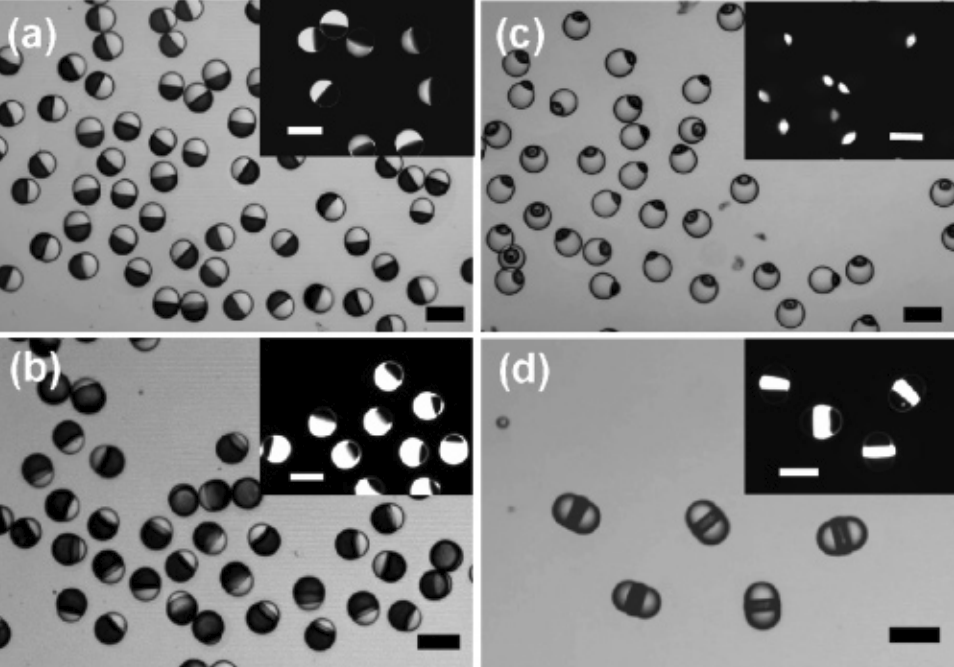
#> input picture 1.png, 954 x 667 px
$ python droplet_lap.py   (older library calls are emulated)
#> lines starting #> are read from the running program, lines starting #| are printed output that depends on the picture; after the words box and inside, x2 and y2 are one past the last pixel; in counts of white or black regions, pixels touching at a corner belong together
import cv2
from matplotlib import pyplot as plt
import numpy as np
import math

MIN_SIZE = 300
FONT = cv2.FONT_HERSHEY_SIMPLEX


def Seg(cont,canvas_size):
    for conti in cont:
        canvas = np.zeros(canvas_size, np.uint8)
        cv2.drawContours(canvas, [conti], 0, 255, cv2.FILLED)
        dist = cv2.distanceTransform(canvas, cv2.DIST_L2, 5)
        _, cores = cv2.threshold(dist, 0.8 * dist.max(), 255, cv2.THRESH_BINARY)
        cores = np.uint8(cores)

        # cv2.imshow('a', cores)
        # cv2.waitKey(0)

        _, cores_cont, _ = cv2.findContours(cores, cv2.RETR_EXTERNAL, cv2.CHAIN_APPROX_SIMPLE)
        cluster_num = len(cores_cont)
        M = cv2.moments(conti)
        centroid = (int(M['m10'] / M['m00']),int(M['m01'] / M['m00']))
        cv2.putText(im_cluster,str(cluster_num),centroid,FONT,1.5,(255,0,0),2,cv2.LINE_AA)


def Cal(cont,img):
    canvas_size = img.shape
    _,img = cv2.threshold(img,75,255,cv2.THRESH_BINARY_INV)
    kernel = np.ones((3, 3), np.uint8)
    # kernel = cv2.getStructuringElement(cv2.MORPH_ELLIPSE, (3, 3))
    img = cv2.morphologyEx(img,cv2.MORPH_OPEN,kernel,iterations=2)
    img = cv2.bitwise_not(img)

    im_single[img == 0] = (0, 255, 0)

    # cv2.imshow('a',img)

    for conti in cont:
        canvas = np.zeros(canvas_size, np.uint8)
        cv2.drawContours(canvas, [conti], 0, 255, cv2.FILLED)

        # canvas = cv2.erode(canvas, kernel)

        # im_single[canvas == 255] = (0,255,0)

        white_area = np.sum(cv2.bitwise_and(img,canvas)) / 255
        black_area = np.sum(canvas) / 255 - white_area
        M = cv2.moments(conti)
        centroid = (int(M['m10'] / M['m00']), int(M['m01'] / M['m00']))
        cv2.putText(im_single, "%.2f" % (white_area / black_area), centroid, FONT, 0.5, (255, 0, 0), 1, cv2.LINE_AA)


img0 = cv2.imread('1.png')
#> img0 is the input picture: shape (667, 954, 3); mean B, G, R 122.7, 122.7, 122.7
im_single = np.copy(img0)
im_cluster = np.copy(img0)
img = cv2.cvtColor(img0,cv2.COLOR_BGR2GRAY)
# img = cv2.bilateralFilter(img,9,50,50)
# img = cv2.GaussianBlur(img,(5,5),0)
img = cv2.medianBlur(img,5)
img_edge = cv2.Laplacian(img,cv2.CV_8U,ksize=5)


# plt.hist(img.ravel(),256,[0,255])
# plt.show()

# img_sharpened = cv2.add(cv2.bitwise_not(img),img_edge)
_,img_thresh = cv2.threshold(img_edge,150,255,cv2.THRESH_BINARY)
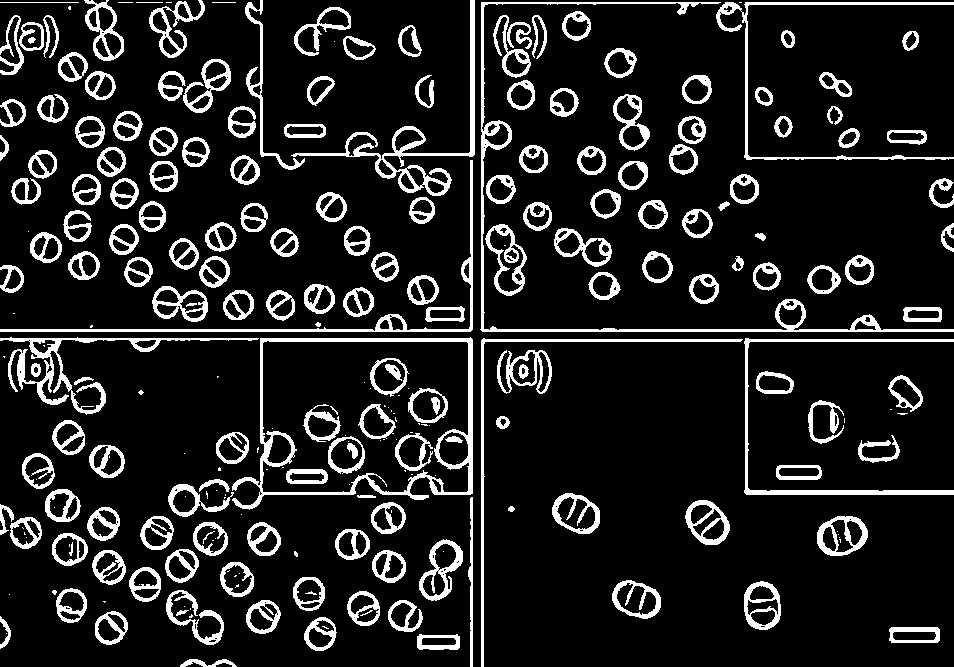
#> img_thresh: shape (667, 954); 13.1% white; 260 white regions (83 under 20 px), largest, box (x1, y1, x2, y2) and area: (232, 337, 473, 510) 4169, (480, 2, 954, 332) 3907, (291, 0, 475, 196) 2759
closekernel = np.ones((3,3),np.uint8)
# closekernel = cv2.getStructuringElement(cv2.MORPH_ELLIPSE,(3,3))
img_thresh = cv2.morphologyEx(img_thresh,cv2.MORPH_CLOSE,closekernel)
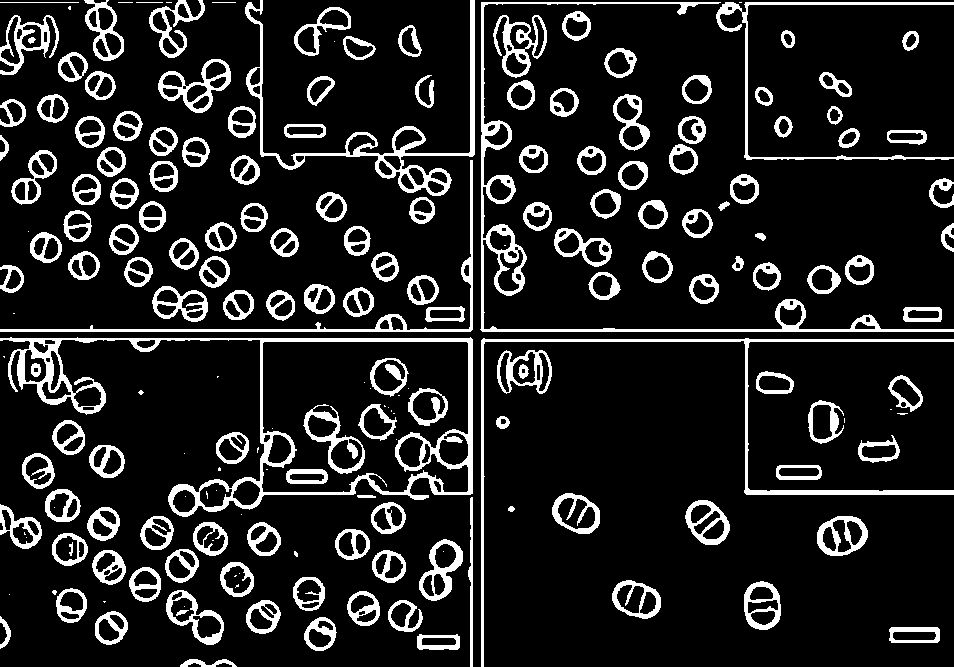
#> img_thresh: shape (667, 954); 13.5% white; 197 white regions (45 under 20 px)
# openkernel = cv2.getStructuringElement(cv2.MORPH_ELLIPSE,(3,3))
# img_thresh = cv2.morphologyEx(img_thresh,cv2.MORPH_OPEN,openkernel)
_,cont,_= cv2.findContours(img_thresh,cv2.RETR_EXTERNAL,cv2.CHAIN_APPROX_SIMPLE)
#> cont = 163 contours, 24 with area under 20; largest, box (x1, y1, x2, y2) and area: (0, 337, 473, 517) 38861, (480, 2, 954, 332) 6110, (245, 0, 475, 196) 4658, (481, 338, 954, 667) 2748, (158, 59, 231, 113) 2004

# cv2.imshow('a',img_thresh)


area_list = []
droplets = []
for conti in cont:
    hull_area = cv2.contourArea(cv2.convexHull(conti))
    if hull_area > MIN_SIZE:
        area_list.append(hull_area)
        droplets.append(conti)
#> this loop made 163 passes
#> hull_area on passes 1 to 3: 339.5, 622, 742
#> after the loop, area_list = 124 values, max 117356 at index 120, min 339.5 at index 0, mean 4195; droplets = 124 contours; largest, box (x1, y1, x2, y2) and area: (0, 337, 473, 517) 38861, (480, 2, 954, 332) 6110, (245, 0, 475, 196) 4658, (481, 338, 954, 667) 2748, (158, 59, 231, 113) 2004
single_area = np.median(area_list)
#> single_area = 709.2

# print (droplets)


droplets_single = []
droplets_cluster = []
for conti in droplets:
    hull_area = cv2.contourArea(cv2.convexHull(conti))
    if hull_area < 2 * single_area:
        droplets_single.append(conti)
    else:
        droplets_cluster.append(conti)
#> this loop made 124 passes
#> hull_area on passes 1 to 12: 339.5, 622, 742, 812.5, 838, 834, 882, 873, 1926.5, 828, 1456, 1405.5
#> after the loop, droplets_cluster = 23 contours; largest, box (x1, y1, x2, y2) and area: (0, 337, 473, 517) 38861, (480, 2, 954, 332) 6110, (245, 0, 475, 196) 4658, (481, 338, 954, 667) 2748, (158, 59, 231, 113) 2004; droplets_single = 101 contours; largest, box (x1, y1, x2, y2) and area: (612, 580, 661, 619) 1364, (0, 504, 42, 549) 1034, (808, 400, 844, 444) 1033, (45, 489, 81, 522) 901, (220, 562, 254, 597) 886


droplets_single = [cv2.convexHull(d) for d in droplets_single]
#> droplets_single = 101 contours; largest, box (x1, y1, x2, y2) and area: (612, 580, 661, 619) 1406, (0, 504, 42, 549) 1250, (808, 400, 844, 444) 1221, (45, 489, 81, 522) 922, (220, 562, 254, 597) 906
cv2.drawContours(im_cluster, droplets_cluster, -1, (0,0,255), 2)
#> im_cluster: shape (667, 954, 3); 6.49% of pixels changed, all inside (x1, y1, x2, y2) = (0, 0, 954, 667)
cv2.drawContours(im_single, droplets_single, -1, (0,0,255), 2)
#> im_single: shape (667, 954, 3); 4.64% of pixels changed, all inside (x1, y1, x2, y2) = (0, 10, 954, 667)

Seg(droplets_cluster,img0.shape[0:2])
#> the loop in Seg, `for conti in cont:` made 23 passes
#> (cluster_num, centroid) on passes 1, 2, 3, 4, 5, 6, 7, 9, 10, 11, 12, 13: (2, (194, 617)), (1, (761, 605)), (2, (440, 569)), (1, (841, 535)), (1, (706, 522)), (1, (575, 513)), (1, (524, 370)), (1, (325, 415)), (2, (179, 303)), (2, (582, 246)), (1, (331, 307)), (2, (33, 177))
#> (cores_cont, cluster_num, centroid) on passes 8, 22: (4 contours, all with area under 20, 4, (704, 433)), (3 contours, all with area under 20, 3, (171, 26))
#> pass 1, in Seg, `_, cores = cv2.threshold(dist, 0.8 * dist.max(), 255, cv2.THRESH_BINARY)`:
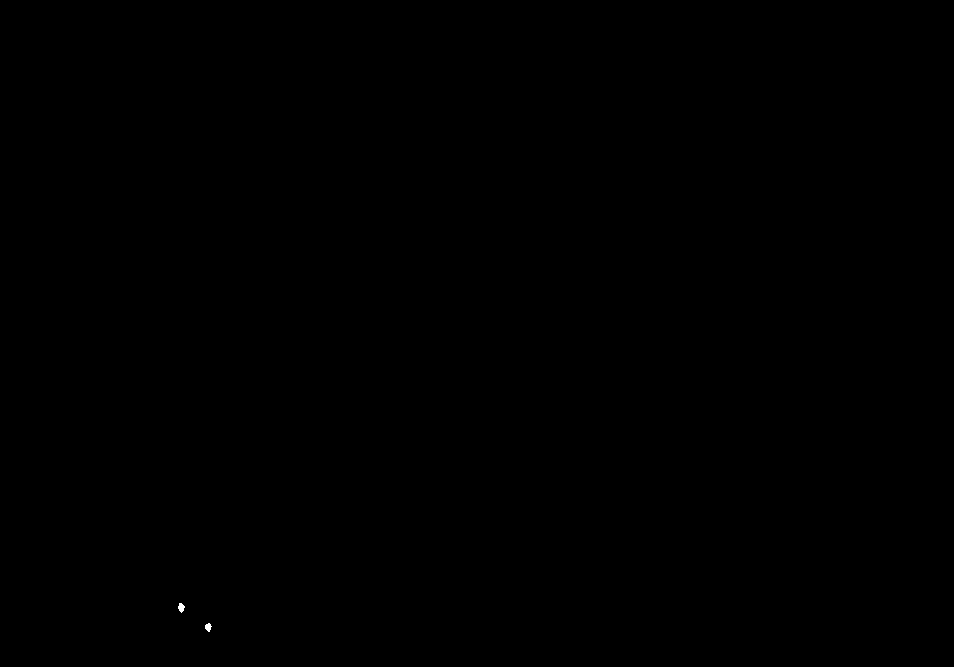
#> cores: shape (667, 954) float32; 0.01% white; 2 white regions, box (x1, y1, x2, y2) and area: (178, 603, 185, 613) 46, (205, 623, 212, 632) 42
#> after the loop in Seg, `for conti in cont:`:
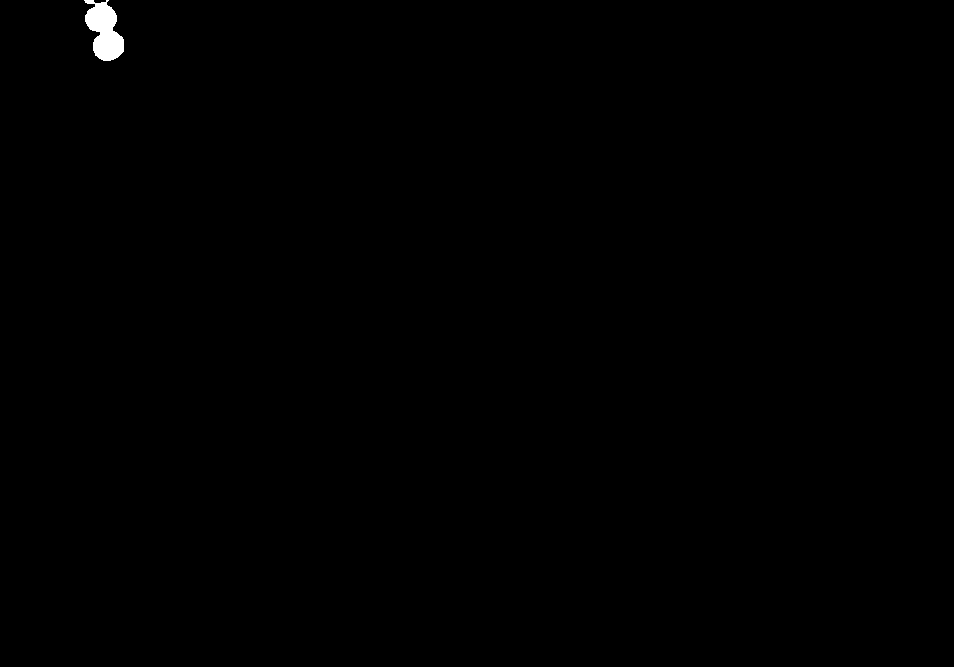
#> canvas: shape (667, 954); 0.24% white; 1 white region, box (x1, y1, x2, y2) and area: (84, 0, 124, 61) 1523
#> after the loop in Seg, `for conti in cont:`: cores: shape (667, 954); 0.01% white; 2 white regions, box (x1, y1, x2, y2) and area: (104, 42, 113, 50) 45, (97, 16, 105, 21) 30
#> after the loop in Seg, `for conti in cont:`:
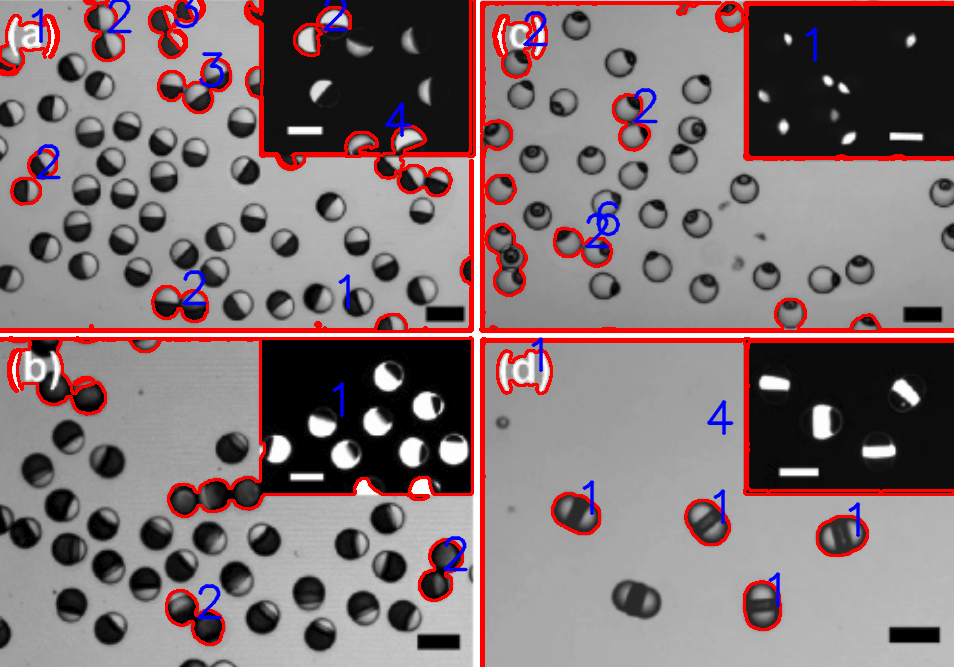
#> im_cluster: shape (667, 954, 3); mean B, G, R 117, 115, 131.3
Cal(droplets_single,img)
#> in Cal, `_,img = cv2.threshold(img,75,255,cv2.THRESH_BINARY_INV)`: img: shape (667, 954); 28% white; 181 white regions (43 under 20 px), largest, box (x1, y1, x2, y2) and area: (245, 0, 474, 193) 32029, (742, 1, 954, 159) 31839, (168, 338, 472, 517) 30153
#> in Cal, `img = cv2.morphologyEx(img,cv2.MORPH_OPEN,kernel,iterations=2)`:
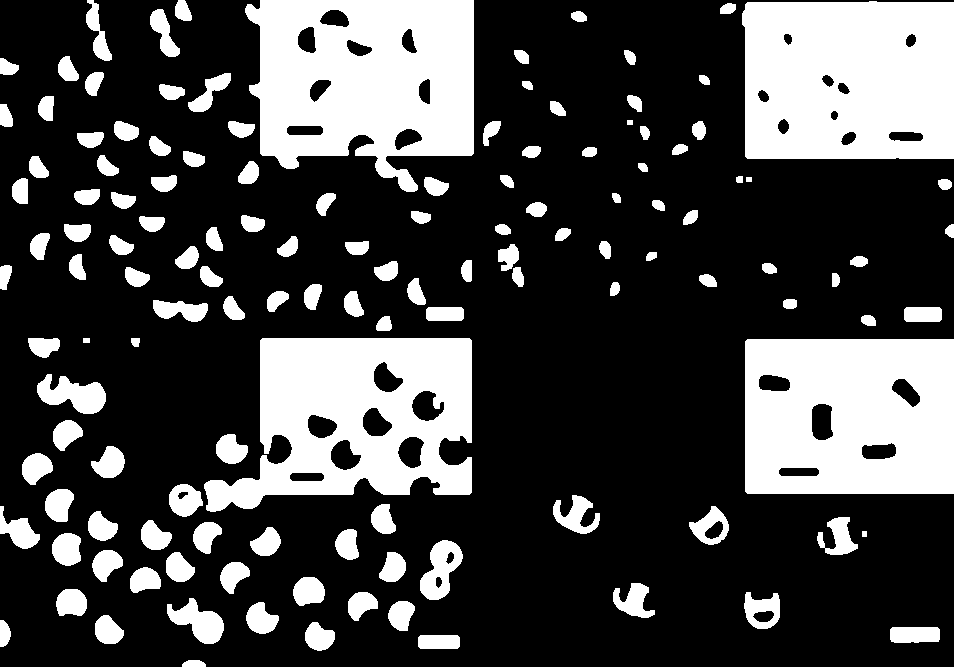
#> img: shape (667, 954); 27.3% white; 133 white regions, largest, box (x1, y1, x2, y2) and area: (245, 0, 474, 192) 31991, (742, 1, 954, 159) 31839, (745, 339, 954, 494) 30136
#> the loop in Cal, `for conti in cont:` made 101 passes
#> (white_area, black_area, centroid) on passes 1 to 12: (255, 142, (207, 662)), (100, 576, (438, 641)), (42, 762, (914, 634)), (244, 617, (320, 633)), (270, 616, (110, 627)), (289, 593, (404, 615)), (225, 704, (262, 616)), (340, 580, (363, 608)), (174, 700, (70, 604)), (644, 823, (636, 599)), (176, 731, (308, 593)), (295, 602, (144, 584))
#> after the loop in Cal, `for conti in cont:`: canvas: shape (667, 954); 0.11% white; 1 white region, box (x1, y1, x2, y2) and area: (562, 11, 591, 41) 672
#> after the loop in Cal, `for conti in cont:`:
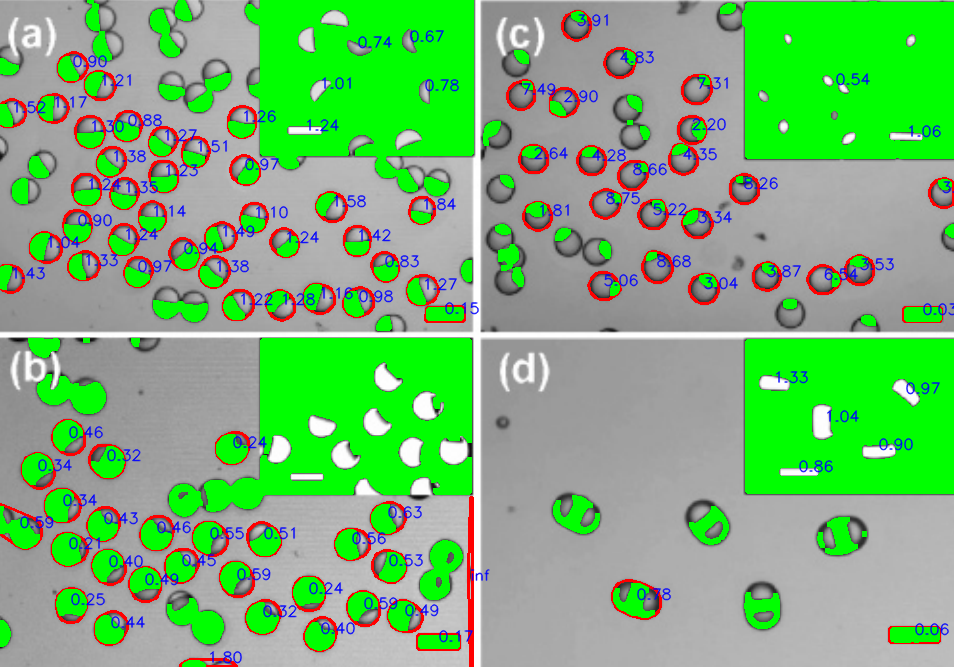
#> im_single: shape (667, 954, 3); mean B, G, R 116.1, 180.6, 119.9


# cv2.imshow('img_sharpened',img_binary)
cv2.imshow('singles',im_single)
cv2.imshow('cluster',im_cluster)

cv2.imwrite('single.png',im_single)
cv2.imwrite('cluster.png',im_cluster)


cv2.waitKey(0)
